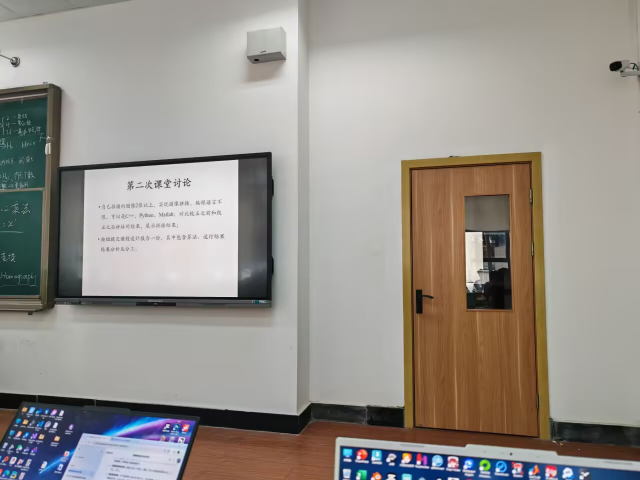
#> input picture Year3-Junior-大三/Sem2-大三下-智能感知与测控系统-Spring/01-计算机视觉-Computer-Vision/Source-视觉算法源码/Assets/1.jpg, 1280 x 960 px (shown at 1/2 size)
$ python camera_undistort.py   (older library calls are emulated)
#> lines starting #> are read from the running program, lines starting #| are printed output that depends on the picture; after the words box and inside, x2 and y2 are one past the last pixel; in counts of white or black regions, pixels touching at a corner belong together
# camera_undistort.py
"""
Computer Vision Course Practice 2: Camera Calibration & Lens Undistortion
Author: 刘超然 (Student ID: 2023060904025)
Description:
    Demonstrates camera lens distortion modeling and correction.
    Simulates checkerboard grid lens distortion (barrel distortion) and applies
    OpenCV's camera calibration model to undistort it, showing a clear visual comparison.
"""

import cv2
import numpy as np
import os
import sys

def draw_checkerboard(width=600, height=600, square_size=60):
    """Generates a perfect black-and-white checkerboard image."""
    img = np.zeros((height, width), dtype=np.uint8)
    for y in range(0, height, square_size):
        for x in range(0, width, square_size):
            if (x // square_size + y // square_size) % 2 == 0:
                img[y:y+square_size, x:x+square_size] = 255
    return cv2.cvtColor(img, cv2.COLOR_GRAY2BGR)

def distort_image(img, k1=-0.2, k2=0.05, p1=0.0, p2=0.0):
    """Artificially distorts an image using radial and tangential coefficients."""
    h, w = img.shape[:2]
    # Camera matrix
    f = max(h, w) * 0.8
    cx, cy = w / 2, h / 2
    camera_matrix = np.array([[f, 0, cx], [0, f, cy], [0, 0, 1]], dtype=np.float32)
    dist_coeffs = np.array([k1, k2, p1, p2, 0.0], dtype=np.float32)

    # Map coordinates
    mapx, mapy = cv2.initUndistortRectifyMap(camera_matrix, dist_coeffs, None, camera_matrix, (w, h), cv2.CV_32FC1)

    # Remap is the reverse mapping, so to DISTORT an image we need to warp it.
    # Note: OpenCV initUndistortRectifyMap maps from undistorted to distorted (which is what we want for backward mapping).
    distorted = cv2.remap(img, mapx, mapy, cv2.INTER_LINEAR)
    return distorted, camera_matrix, dist_coeffs

def run_undistort_demo():
    script_dir = os.path.dirname(os.path.abspath(__file__))
    assets_dir = os.path.join(script_dir, "Assets")

    # 1. Simulate on a checkerboard grid
    grid = draw_checkerboard(600, 600, 60)
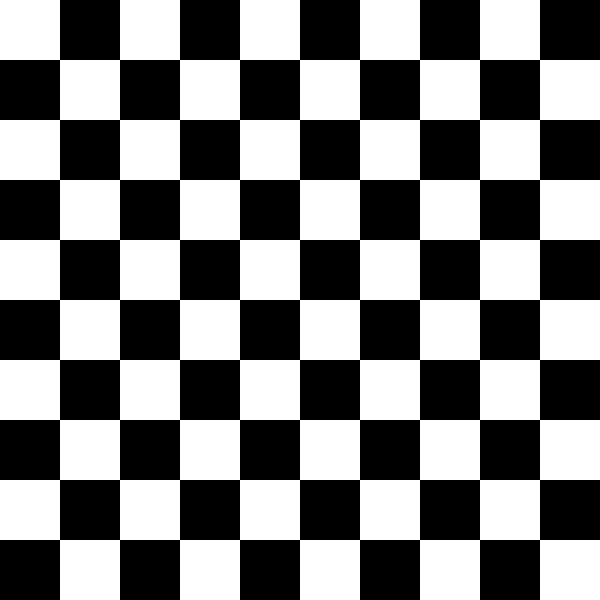
#> grid: shape (600, 600, 3); 50% white; 1 white region, box (x1, y1, x2, y2) and area: (0, 0, 600, 600) 180000

    # Apply barrel distortion (k1 < 0) typical of mobile phones
    k1, k2 = -0.25, 0.05
    distorted_grid, camera_matrix, dist_coeffs = distort_image(grid, k1, k2)
#> in distort_image, `distorted = cv2.remap(img, mapx, mapy, cv2.INTER_LINEAR)`:
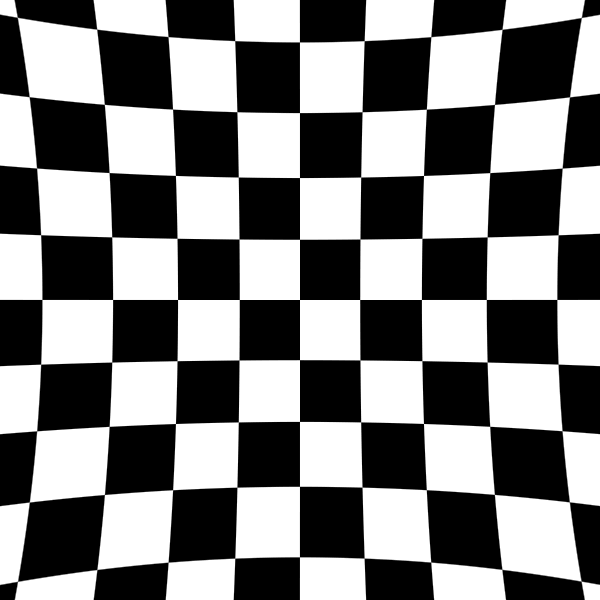
#> distorted: shape (600, 600, 3); min 0, max 255, mean 127.5
#> camera_matrix = [[480, 0, 300], [0, 480, 300], [0, 0, 1]]; dist_coeffs = [-0.25, 0.05, 0, 0, 0]

    # Correct (undistort) using OpenCV
    undistorted_grid = cv2.undistort(distorted_grid, camera_matrix, dist_coeffs)
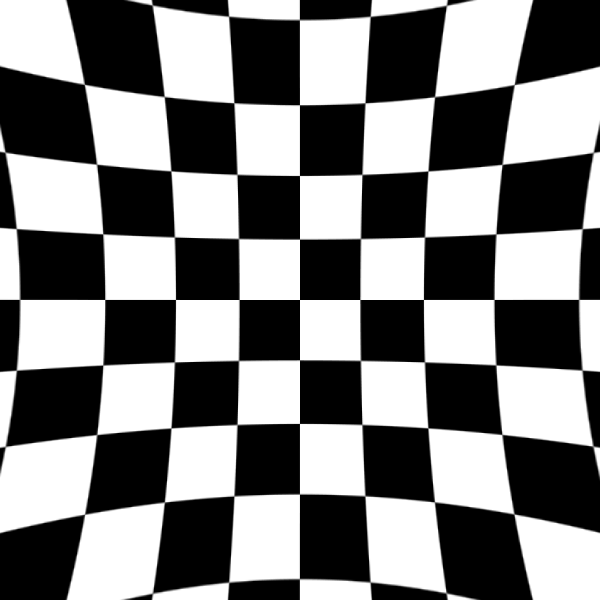
#> undistorted_grid: shape (600, 600, 3); min 0, max 255, mean 127.5

    # Save simulated grid results
    _, buf = cv2.imencode(".jpg", distorted_grid)
    buf.tofile(os.path.join(assets_dir, "distorted_grid.jpg"))
    _, buf = cv2.imencode(".jpg", undistorted_grid)
    buf.tofile(os.path.join(assets_dir, "undistorted_grid.jpg"))

    print("Simulated checkerboard distortion and correction completed!")

    # 2. Perform lens undistortion on real image 1.jpg
    real_path = os.path.join(assets_dir, "1.jpg")
    if os.path.exists(real_path):
        real_img = cv2.imdecode(np.fromfile(real_path, dtype=np.uint8), cv2.IMREAD_COLOR)
#> real_img is the input picture: shape (960, 1280, 3); mean B, G, R 139.1, 145.7, 151
        if real_img is not None:
            h, w = real_img.shape[:2]
#> h = 960; w = 1280
            # Use typical smartphone lens parameters
            f = max(h, w) * 0.95
#> f = 1216
            cx, cy = w / 2, h / 2
#> cx = 640; cy = 480
            K = np.array([[f, 0, cx], [0, f, cy], [0, 0, 1]], dtype=np.float32)
            # Simulated minor barrel distortion correction
            D = np.array([-0.05, 0.01, 0.0, 0.0, 0.0], dtype=np.float32)

            undistorted_real = cv2.undistort(real_img, K, D)
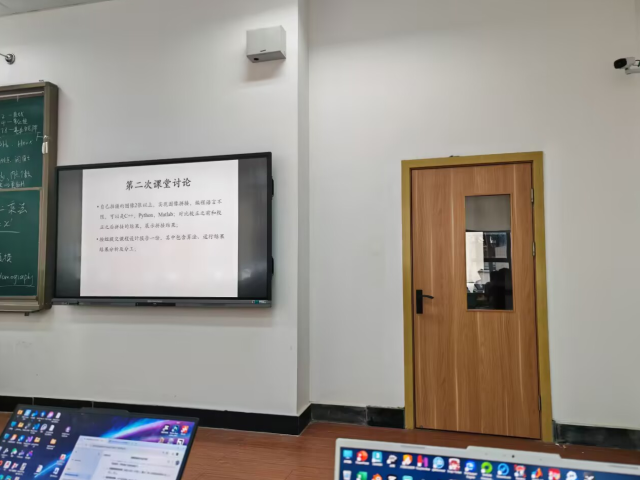
#> undistorted_real: shape (960, 1280, 3) (shown at 1/2 size); mean B, G, R 139.2, 146, 151.4

            # Save real image comparison
            _, buf = cv2.imencode(".jpg", undistorted_real)
            buf.tofile(os.path.join(assets_dir, "undistorted_real.jpg"))
            print("Real image camera undistortion completed!")
        else:
            print("Failed to read 1.jpg for real undistortion.")
    else:
        print("1.jpg not found for real undistortion.")

if __name__ == "__main__":
    run_undistort_demo()

$ run again, with Year3-Junior-大三/Sem2-大三下-智能感知与测控系统-Spring/01-计算机视觉-Computer-Vision/Source-视觉算法源码/Assets/2.jpg copied over Year3-Junior-大三/Sem2-大三下-智能感知与测控系统-Spring/01-计算机视觉-Computer-Vision/Source-视觉算法源码/Assets/1.jpg
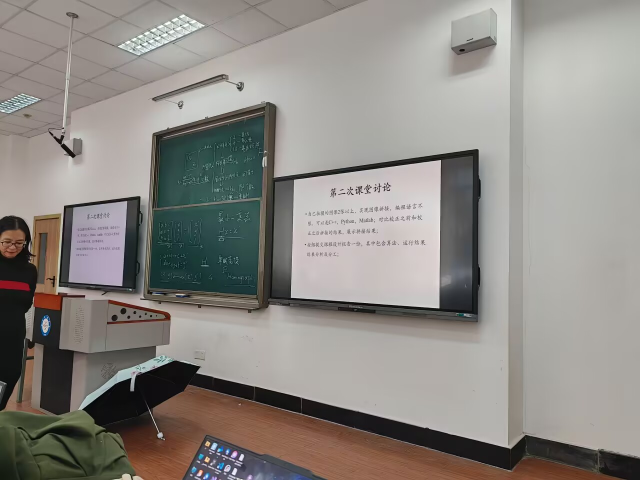
#> input picture Year3-Junior-大三/Sem2-大三下-智能感知与测控系统-Spring/01-计算机视觉-Computer-Vision/Source-视觉算法源码/Assets/2.jpg, 1280 x 960 px (shown at 1/2 size)
#> grid: shape (600, 600, 3); 50% white; 1 white region, box (x1, y1, x2, y2) and area: (0, 0, 600, 600) 180000
#> in run_undistort_demo, `distorted_grid, camera_matrix, dist_coeffs = distort_image(grid, k1, k2)`: camera_matrix = [[480, 0, 300], [0, 480, 300], [0, 0, 1]]; dist_coeffs = [-0.25, 0.05, 0, 0, 0]
#> in run_undistort_demo, real_img is the input picture: shape (960, 1280, 3); mean B, G, R 132.4, 137.4, 141.3
#> in run_undistort_demo, `undistorted_real = cv2.undistort(real_img, K, D)`:
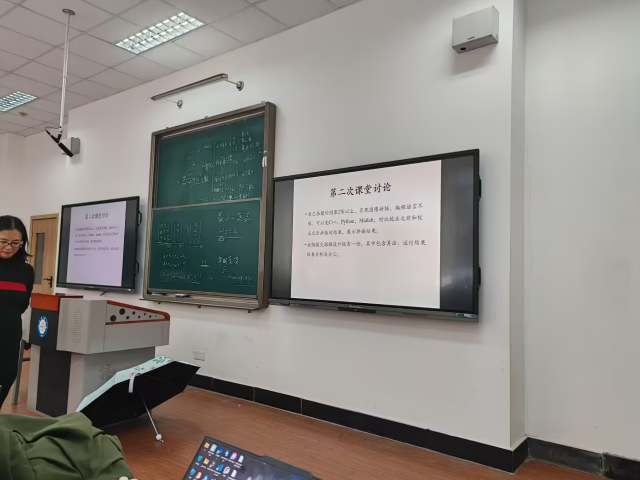
#> undistorted_real: shape (960, 1280, 3) (shown at 1/2 size); mean B, G, R 132.8, 137.8, 141.7

$ run again, with Year3-Junior-大三/Sem2-大三下-智能感知与测控系统-Spring/01-计算机视觉-Computer-Vision/Source-视觉算法源码/Assets/3.jpg copied over Year3-Junior-大三/Sem2-大三下-智能感知与测控系统-Spring/01-计算机视觉-Computer-Vision/Source-视觉算法源码/Assets/1.jpg
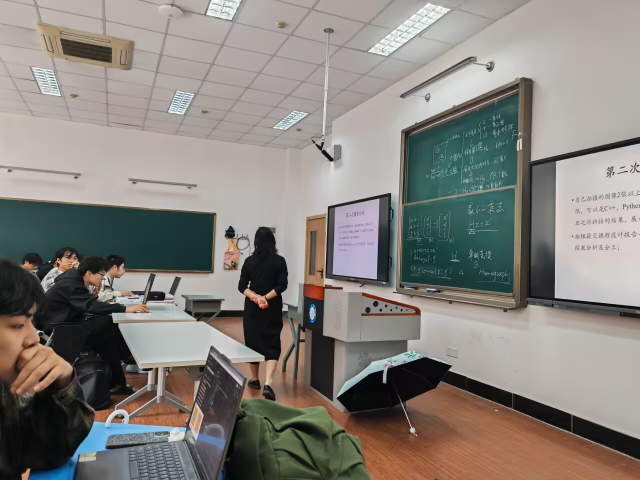
#> input picture Year3-Junior-大三/Sem2-大三下-智能感知与测控系统-Spring/01-计算机视觉-Computer-Vision/Source-视觉算法源码/Assets/3.jpg, 1280 x 960 px (shown at 1/2 size)
#> grid: shape (600, 600, 3); 50% white; 1 white region, box (x1, y1, x2, y2) and area: (0, 0, 600, 600) 180000
#> in run_undistort_demo, `distorted_grid, camera_matrix, dist_coeffs = distort_image(grid, k1, k2)`: camera_matrix = [[480, 0, 300], [0, 480, 300], [0, 0, 1]]; dist_coeffs = [-0.25, 0.05, 0, 0, 0]
#> in run_undistort_demo, real_img is the input picture: shape (960, 1280, 3); mean B, G, R 124.1, 129.7, 134
#> in run_undistort_demo, `undistorted_real = cv2.undistort(real_img, K, D)`:
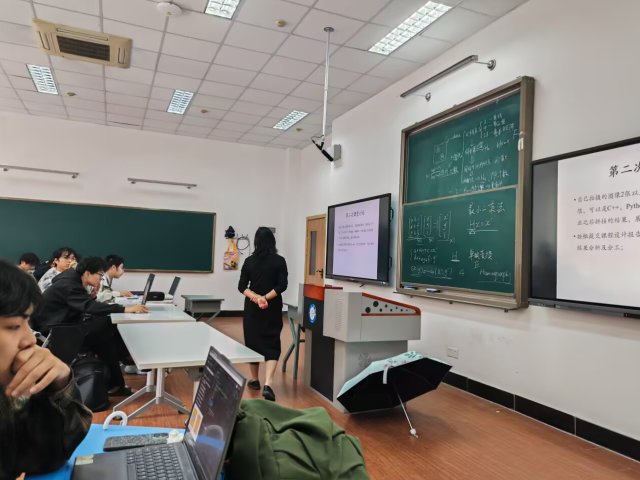
#> undistorted_real: shape (960, 1280, 3) (shown at 1/2 size); mean B, G, R 124, 129.6, 133.8

$ run again, with Year3-Junior-大三/Sem2-大三下-智能感知与测控系统-Spring/01-计算机视觉-Computer-Vision/Source-视觉算法源码/Assets/input.jpg copied over Year3-Junior-大三/Sem2-大三下-智能感知与测控系统-Spring/01-计算机视觉-Computer-Vision/Source-视觉算法源码/Assets/1.jpg
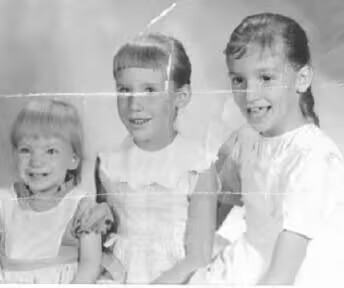
#> input picture Year3-Junior-大三/Sem2-大三下-智能感知与测控系统-Spring/01-计算机视觉-Computer-Vision/Source-视觉算法源码/Assets/input.jpg, 344 x 288 px
#> grid: shape (600, 600, 3); 50% white; 1 white region, box (x1, y1, x2, y2) and area: (0, 0, 600, 600) 180000
#> in run_undistort_demo, `distorted_grid, camera_matrix, dist_coeffs = distort_image(grid, k1, k2)`: camera_matrix = [[480, 0, 300], [0, 480, 300], [0, 0, 1]]; dist_coeffs = [-0.25, 0.05, 0, 0, 0]
#> in run_undistort_demo, real_img is the input picture: shape (288, 344, 3); min 42, max 255, mean 191.3
#> in run_undistort_demo, `undistorted_real = cv2.undistort(real_img, K, D)`:
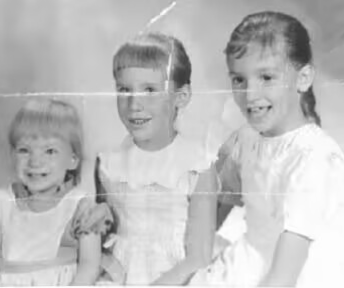
#> undistorted_real: shape (288, 344, 3); min 48, max 255, mean 191
